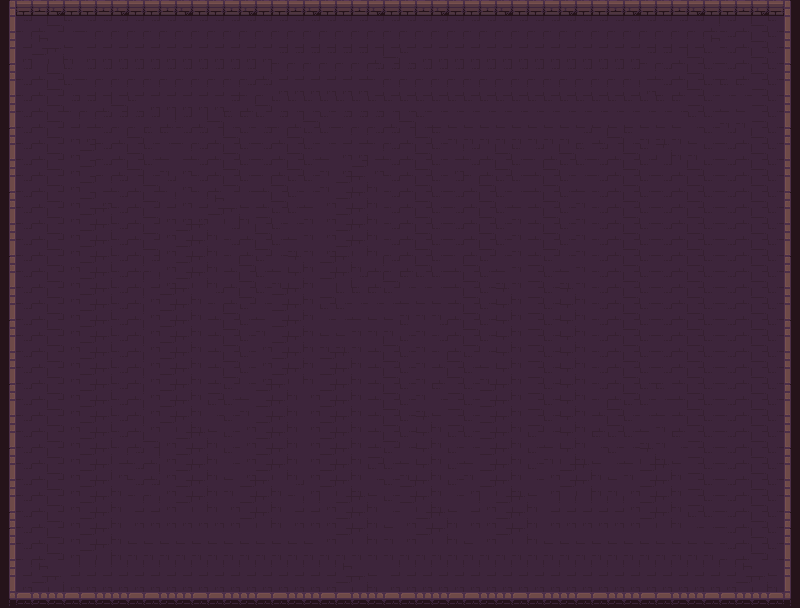

This is a level from a 2D game, rendered from its Tiled map with the project's own tilesets. A one-line summary and the complete map file follow:
An orthogonal 50x38 tile map with 16x16 px tiles, 1 tile layer (Tile Layer 1).

<map version="1.10" tiledversion="1.11.2" orientation="orthogonal" renderorder="right-down" width="50" height="38" tilewidth="16" tileheight="16" infinite="0" nextlayerid="2" nextobjectid="1">
 <tileset firstgid="1" source="Dungeon_Tileset.tsx" />
 <layer id="1" name="Tile Layer 1" width="50" height="38">
  <data encoding="csv">
1,2,3,4,5,2,3,4,5,2,3,4,5,2,3,4,5,2,3,4,5,2,3,4,5,2,3,4,5,2,3,4,5,2,3,4,5,2,3,4,5,2,3,4,5,2,3,4,5,6,
11,7,8,9,10,7,7,7,7,7,7,7,7,7,7,7,7,7,7,7,7,7,7,7,7,7,7,7,7,7,7,7,7,7,7,7,7,7,7,7,7,7,7,7,8,7,8,9,10,16,
21,17,18,19,20,17,17,17,17,17,17,17,17,17,17,17,17,17,17,17,17,17,17,17,17,17,17,17,17,17,17,17,17,17,17,17,17,17,17,17,17,17,17,17,18,7,8,9,10,26,
31,27,28,29,30,27,27,27,27,27,27,27,27,27,27,27,27,7,7,7,7,7,7,8,9,10,27,27,27,27,27,27,27,27,27,27,27,27,27,27,7,7,8,9,10,7,8,9,10,36,
1,7,8,9,10,7,7,7,7,7,7,7,7,7,7,7,8,17,17,17,17,17,17,7,7,7,7,7,7,7,7,7,7,7,7,7,7,7,7,7,17,7,8,9,10,7,8,9,10,6,
11,7,8,9,10,17,17,17,17,17,17,17,17,17,17,7,7,27,27,27,27,27,27,17,17,17,17,17,17,17,17,17,17,17,17,17,17,17,17,17,27,7,8,9,10,10,10,9,10,16,
21,7,8,9,7,7,8,9,10,27,27,27,27,27,7,8,9,10,10,10,10,10,10,10,10,10,10,10,10,10,10,10,10,10,10,10,10,10,10,10,10,10,10,9,10,20,20,9,10,26,
31,7,8,9,17,17,7,7,7,7,8,7,8,9,10,10,10,7,8,9,10,7,7,7,8,9,10,20,20,20,20,20,20,20,20,20,20,20,20,20,20,20,20,10,10,30,30,9,10,36,
1,7,8,9,27,27,7,8,9,10,10,7,7,8,9,10,7,8,9,10,10,17,17,7,7,8,9,10,30,30,30,30,30,30,30,30,7,8,9,10,30,30,30,20,10,7,8,9,10,6,
11,7,8,9,27,28,7,8,9,10,20,17,7,8,9,10,7,8,9,10,20,27,27,17,7,8,9,10,17,7,8,9,10,7,8,9,10,7,8,9,10,29,30,30,10,7,8,9,10,16,
21,7,8,9,27,28,7,8,9,10,30,27,7,8,9,10,7,8,9,10,30,27,28,27,7,8,9,10,27,7,8,9,10,8,9,10,10,7,8,9,10,7,8,9,10,7,8,9,10,26,
31,7,8,9,27,28,17,7,8,9,7,27,7,8,9,10,8,9,10,10,30,28,29,30,7,8,9,10,7,8,9,10,10,8,9,10,20,7,8,9,10,7,8,9,10,7,8,9,10,36,
1,7,8,9,27,28,27,7,8,9,17,27,17,18,19,20,8,9,10,20,27,28,29,30,7,8,9,10,7,8,9,10,20,8,9,10,30,7,8,9,10,7,8,9,10,7,8,9,10,6,
11,7,8,9,27,28,29,7,8,9,27,27,27,28,29,30,9,10,10,30,27,28,29,30,7,8,9,10,7,8,9,10,30,8,9,10,30,7,8,9,10,7,8,9,10,7,8,9,10,16,
21,7,8,9,27,28,29,7,8,9,27,28,29,30,7,8,9,10,20,30,27,28,29,30,7,8,9,10,7,8,9,10,30,8,9,10,30,7,8,9,10,7,8,9,10,7,8,9,10,26,
31,7,8,9,27,28,29,7,8,9,27,28,29,30,7,8,9,10,30,30,27,28,29,30,7,8,9,10,7,8,9,10,30,8,9,10,30,7,8,9,10,7,8,9,10,7,8,9,10,36,
1,7,8,9,27,28,29,7,8,7,27,28,29,30,8,9,10,20,29,30,28,29,30,8,7,8,9,10,8,9,10,20,30,9,10,20,30,7,8,9,10,7,8,9,10,7,8,9,10,6,
11,7,8,9,27,28,29,7,8,17,27,28,29,30,8,9,10,30,29,30,28,29,7,8,9,10,10,10,8,9,10,30,30,9,10,30,30,7,8,9,10,7,8,9,10,7,8,9,10,16,
21,7,8,9,27,28,29,7,8,27,28,29,30,7,8,9,10,28,29,30,9,10,10,10,10,20,20,20,8,9,10,29,30,9,10,29,30,7,8,9,10,7,8,9,10,7,8,9,10,26,
31,7,8,9,27,28,29,7,8,27,28,29,30,8,9,10,20,28,29,30,10,10,20,20,20,30,30,30,8,9,10,29,30,9,10,29,30,7,8,9,10,7,8,9,10,7,8,9,10,36,
1,7,8,9,27,28,29,7,8,27,28,29,30,8,9,10,30,28,29,30,20,20,30,30,30,10,30,7,8,9,10,29,30,9,10,29,30,7,8,9,10,7,8,9,10,7,8,9,10,6,
11,7,8,9,27,28,29,7,8,27,28,29,30,8,9,10,27,28,29,30,30,30,30,8,9,10,30,7,8,9,10,29,30,9,10,29,30,7,8,9,10,7,8,9,10,7,8,9,10,16,
21,7,8,9,27,28,29,7,8,27,28,29,30,8,9,10,27,28,29,30,28,29,30,8,9,10,30,8,9,10,20,29,30,9,10,29,30,7,8,9,10,7,8,9,10,7,8,9,10,26,
31,7,8,9,27,28,29,7,8,27,28,29,30,8,9,10,27,28,29,30,28,29,30,8,9,10,30,8,9,10,30,29,30,9,10,29,30,7,8,9,10,7,8,9,10,7,8,9,10,36,
1,7,8,9,27,28,29,7,8,27,28,29,30,9,10,20,28,29,30,27,28,29,30,8,9,10,30,10,9,10,28,29,30,9,10,29,30,7,8,9,10,10,8,9,10,7,8,9,10,6,
11,7,8,9,27,28,29,7,8,27,28,29,30,10,10,30,28,29,30,27,28,29,30,8,9,10,30,20,9,10,28,29,30,9,10,29,30,8,9,10,10,20,8,9,10,7,8,9,10,16,
21,7,8,9,27,28,29,7,8,27,28,29,30,20,10,27,28,29,30,27,28,29,30,8,9,10,29,30,9,10,28,29,30,9,10,29,30,8,9,10,20,30,8,9,10,7,8,9,10,26,
31,7,8,9,27,28,29,7,8,9,27,28,29,30,10,27,28,29,30,27,28,29,30,8,9,10,29,30,10,10,28,29,30,10,20,29,30,10,10,10,30,30,10,9,10,7,8,9,10,36,
1,7,8,9,27,28,29,17,7,8,27,28,29,30,10,27,28,29,30,27,28,29,30,9,10,20,29,30,10,20,28,29,30,10,30,29,30,20,10,20,29,30,20,9,10,7,8,9,10,6,
11,7,8,9,27,28,29,27,7,8,27,28,29,30,20,27,28,29,30,27,28,29,30,10,10,30,29,30,10,30,28,29,30,10,27,28,29,30,20,30,28,29,30,9,10,7,8,9,10,16,
21,7,8,9,27,28,29,30,7,7,27,28,29,30,30,28,29,30,7,27,28,29,30,20,10,28,29,30,10,27,28,29,30,20,27,28,29,30,30,27,28,29,30,9,10,7,8,9,10,26,
31,7,8,9,27,28,29,30,17,17,27,28,29,30,27,28,29,30,17,17,27,28,29,30,10,28,29,30,20,17,27,28,29,30,17,17,17,17,17,27,28,29,30,9,10,7,8,9,10,36,
1,7,8,9,27,28,29,30,27,27,27,27,27,27,27,28,29,30,27,27,27,28,29,30,20,27,28,29,30,27,27,28,29,30,27,27,27,27,27,27,28,29,30,10,10,7,8,9,10,6,
1,7,8,9,27,28,29,30,20,20,20,20,20,20,20,20,20,20,20,20,27,28,29,30,30,27,28,29,30,20,27,28,29,30,20,20,20,20,20,20,20,20,20,20,20,7,8,9,10,6,
11,7,8,9,27,28,29,30,30,30,30,30,30,30,30,30,30,30,30,30,30,30,30,30,30,30,30,30,30,30,30,30,30,30,30,30,30,30,30,30,30,30,30,30,30,7,8,9,10,16,
21,17,18,19,17,17,17,17,17,17,17,17,17,17,17,17,17,17,17,17,17,18,19,20,17,17,17,17,17,17,17,17,17,17,17,17,17,17,17,17,17,17,17,17,17,17,18,19,20,26,
31,27,28,29,27,27,27,27,27,27,27,27,27,27,27,27,27,27,27,27,27,28,29,30,27,27,27,27,27,27,27,27,27,27,27,27,27,27,27,27,27,27,27,27,27,27,28,29,30,36,
41,42,43,44,45,42,43,44,45,42,43,44,45,42,43,44,45,42,43,44,45,42,43,44,45,42,43,44,45,42,43,44,45,42,43,44,45,42,43,44,45,42,43,44,45,42,43,44,45,46
</data>
 </layer>
</map>
